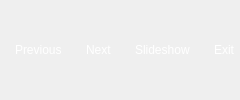
      <widget class="QWidget" name="Presentation">
       <property name="styleSheet">
        <string notr="true">QLabel {
    color: white;
}</string>
       </property>
       <layout class="QGridLayout" name="gridLayout">
        <property name="leftMargin">
         <number>0</number>
        </property>
        <property name="topMargin">
         <number>0</number>
        </property>
        <property name="rightMargin">
         <number>0</number>
        </property>
        <property name="bottomMargin">
         <number>0</number>
        </property>
        <property name="spacing">
         <number>0</number>
        </property>
        <item row="0" column="0" alignment="Qt::AlignHCenter|Qt::AlignVCenter">
         <widget class="QFrame" name="Presentation_frame">
          <property name="sizePolicy">
           <sizepolicy hsizetype="Expanding" vsizetype="Fixed">
            <horstretch>0</horstretch>
            <verstretch>0</verstretch>
           </sizepolicy>
          </property>
          <property name="styleSheet">
           <string notr="true">QFrame { border: none; }
</string>
          </property>
          <property name="frameShape">
           <enum>QFrame::StyledPanel</enum>
          </property>
          <property name="frameShadow">
           <enum>QFrame::Raised</enum>
          </property>
          <layout class="QHBoxLayout" name="horizontalLayout_8">
           <property name="spacing">
            <number>4</number>
           </property>
           <property name="leftMargin">
            <number>0</number>
           </property>
           <property name="topMargin">
            <number>0</number>
           </property>
           <property name="rightMargin">
            <number>0</number>
           </property>
           <property name="bottomMargin">
            <number>0</number>
           </property>
           <item>
            <widget class="QFrame" name="PreviousSlide">
             <property name="sizePolicy">
              <sizepolicy hsizetype="Fixed" vsizetype="Fixed">
               <horstretch>0</horstretch>
               <verstretch>0</verstretch>
              </sizepolicy>
             </property>
             <property name="frameShape">
              <enum>QFrame::StyledPanel</enum>
             </property>
             <property name="frameShadow">
              <enum>QFrame::Raised</enum>
             </property>
             <layout class="QHBoxLayout" name="horizontalLayout_4">
              <property name="spacing">
               <number>6</number>
              </property>
              <property name="leftMargin">
               <number>2</number>
              </property>
              <property name="topMargin">
               <number>0</number>
              </property>
              <property name="rightMargin">
               <number>2</number>
              </property>
              <property name="bottomMargin">
               <number>0</number>
              </property>
              <item>
               <widget class="QLabel" name="Icon">
                <property name="maximumSize">
                 <size>
                  <width>25</width>
                  <height>25</height>
                 </size>
                </property>
                <property name="text">
                 <string/>
                </property>
                <property name="pixmap">
                 <pixmap resource="Tray.qrc">:/TrayIcon/SystemTray/4.png</pixmap>
                </property>
                <property name="scaledContents">
                 <bool>true</bool>
                </property>
               </widget>
              </item>
              <item>
               <widget class="QLabel" name="Text">
                <property name="sizePolicy">
                 <sizepolicy hsizetype="Fixed" vsizetype="Fixed">
                  <horstretch>0</horstretch>
                  <verstretch>0</verstretch>
                 </sizepolicy>
                </property>
                <property name="text">
                 <string>Previous </string>
                </property>
                <property name="textFormat">
                 <enum>Qt::MarkdownText</enum>
                </property>
                <property name="wordWrap">
                 <bool>true</bool>
                </property>
               </widget>
              </item>
             </layout>
            </widget>
           </item>
           <item>
            <widget class="QFrame" name="NextSlide">
             <property name="sizePolicy">
              <sizepolicy hsizetype="Fixed" vsizetype="Fixed">
               <horstretch>0</horstretch>
               <verstretch>0</verstretch>
              </sizepolicy>
             </property>
             <property name="frameShape">
              <enum>QFrame::StyledPanel</enum>
             </property>
             <property name="frameShadow">
              <enum>QFrame::Raised</enum>
             </property>
             <layout class="QHBoxLayout" name="horizontalLayout_5">
              <property name="spacing">
               <number>6</number>
              </property>
              <property name="leftMargin">
               <number>2</number>
              </property>
              <property name="topMargin">
               <number>0</number>
              </property>
              <property name="rightMargin">
               <number>2</number>
              </property>
              <property name="bottomMargin">
               <number>0</number>
              </property>
              <item>
               <widget class="QLabel" name="Icon_2">
                <property name="maximumSize">
                 <size>
                  <width>25</width>
                  <height>25</height>
                 </size>
                </property>
                <property name="text">
                 <string/>
                </property>
                <property name="pixmap">
                 <pixmap resource="Tray.qrc">:/TrayIcon/SystemTray/3.png</pixmap>
                </property>
                <property name="scaledContents">
                 <bool>true</bool>
                </property>
               </widget>
              </item>
              <item>
               <widget class="QLabel" name="Text_2">
                <property name="sizePolicy">
                 <sizepolicy hsizetype="Fixed" vsizetype="Fixed">
                  <horstretch>0</horstretch>
                  <verstretch>0</verstretch>
                 </sizepolicy>
                </property>
                <property name="text">
                 <string>Next </string>
                </property>
                <property name="wordWrap">
                 <bool>true</bool>
                </property>
               </widget>
              </item>
             </layout>
            </widget>
           </item>
           <item>
            <widget class="QFrame" name="Show">
             <property name="sizePolicy">
              <sizepolicy hsizetype="Fixed" vsizetype="Fixed">
               <horstretch>0</horstretch>
               <verstretch>0</verstretch>
              </sizepolicy>
             </property>
             <property name="frameShape">
              <enum>QFrame::StyledPanel</enum>
             </property>
             <property name="frameShadow">
              <enum>QFrame::Raised</enum>
             </property>
             <layout class="QHBoxLayout" name="horizontalLayout_6">
              <property name="spacing">
               <number>6</number>
              </property>
              <property name="leftMargin">
               <number>2</number>
              </property>
              <property name="topMargin">
               <number>0</number>
              </property>
              <property name="rightMargin">
               <number>2</number>
              </property>
              <property name="bottomMargin">
               <number>0</number>
              </property>
              <item>
               <widget class="QLabel" name="Icon_4">
                <property name="maximumSize">
                 <size>
                  <width>25</width>
                  <height>25</height>
                 </size>
                </property>
                <property name="text">
                 <string/>
                </property>
                <property name="pixmap">
                 <pixmap resource="Tray.qrc">:/TrayIcon/SystemTray/0.png</pixmap>
                </property>
                <property name="scaledContents">
                 <bool>true</bool>
                </property>
               </widget>
              </item>
              <item>
               <widget class="QLabel" name="Text_4">
                <property name="sizePolicy">
                 <sizepolicy hsizetype="Fixed" vsizetype="Fixed">
                  <horstretch>0</horstretch>
                  <verstretch>0</verstretch>
                 </sizepolicy>
                </property>
                <property name="font">
                 <font>
                  <pointsize>9</pointsize>
                 </font>
                </property>
                <property name="text">
                 <string>Slideshow </string>
                </property>
                <property name="wordWrap">
                 <bool>true</bool>
                </property>
               </widget>
              </item>
             </layout>
            </widget>
           </item>
           <item>
            <widget class="QFrame" name="Exit">
             <property name="sizePolicy">
              <sizepolicy hsizetype="Fixed" vsizetype="Fixed">
               <horstretch>0</horstretch>
               <verstretch>0</verstretch>
              </sizepolicy>
             </property>
             <property name="frameShape">
              <enum>QFrame::StyledPanel</enum>
             </property>
             <property name="frameShadow">
              <enum>QFrame::Raised</enum>
             </property>
             <layout class="QHBoxLayout" name="horizontalLayout_7">
              <property name="spacing">
               <number>6</number>
              </property>
              <property name="leftMargin">
               <number>2</number>
              </property>
              <property name="topMargin">
               <number>0</number>
              </property>
              <property name="rightMargin">
               <number>2</number>
              </property>
              <property name="bottomMargin">
               <number>0</number>
              </property>
              <item>
               <widget class="QLabel" name="Icon_3">
                <property name="maximumSize">
                 <size>
                  <width>25</width>
                  <height>25</height>
                 </size>
                </property>
                <property name="text">
                 <string/>
                </property>
                <property name="pixmap">
                 <pixmap resource="Tray.qrc">:/TrayIcon/SystemTray/5.1.png</pixmap>
                </property>
                <property name="scaledContents">
                 <bool>true</bool>
                </property>
               </widget>
              </item>
              <item>
               <widget class="QLabel" name="Text_3">
                <property name="sizePolicy">
                 <sizepolicy hsizetype="Fixed" vsizetype="Fixed">
                  <horstretch>0</horstretch>
                  <verstretch>0</verstretch>
                 </sizepolicy>
                </property>
                <property name="text">
                 <string>Exit </string>
                </property>
                <property name="wordWrap">
                 <bool>true</bool>
                </property>
               </widget>
              </item>
             </layout>
            </widget>
           </item>
          </layout>
         </widget>
        </item>
       </layout>
      </widget>
